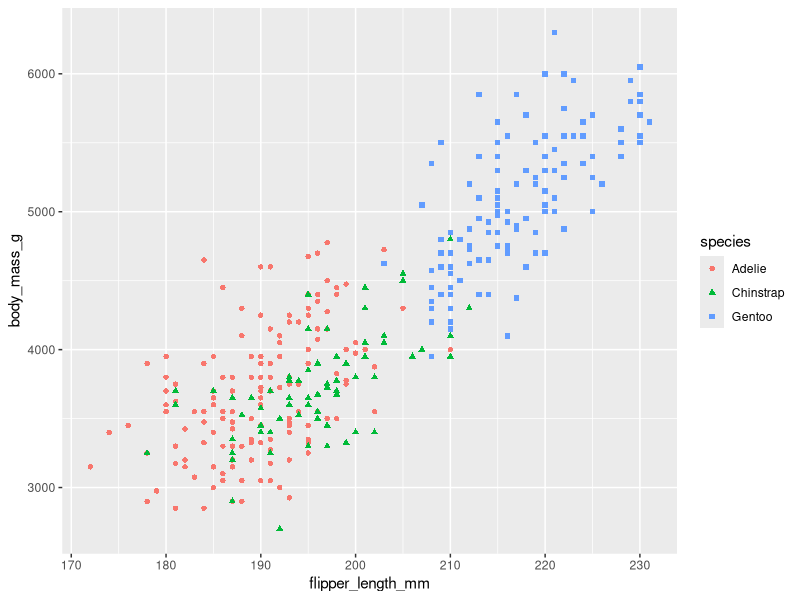
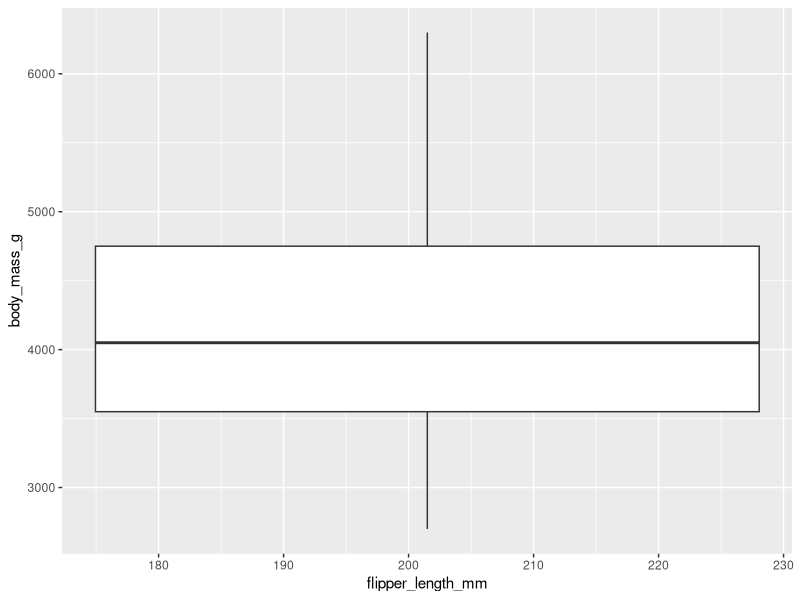
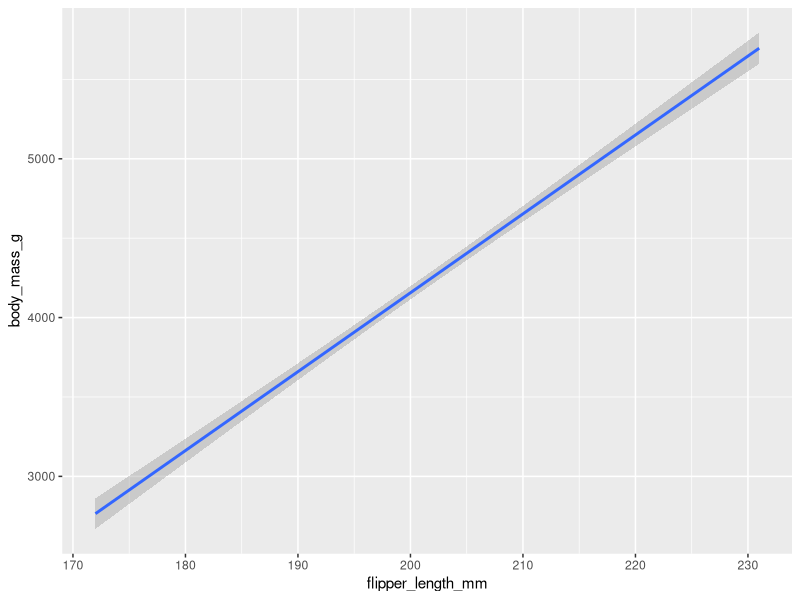
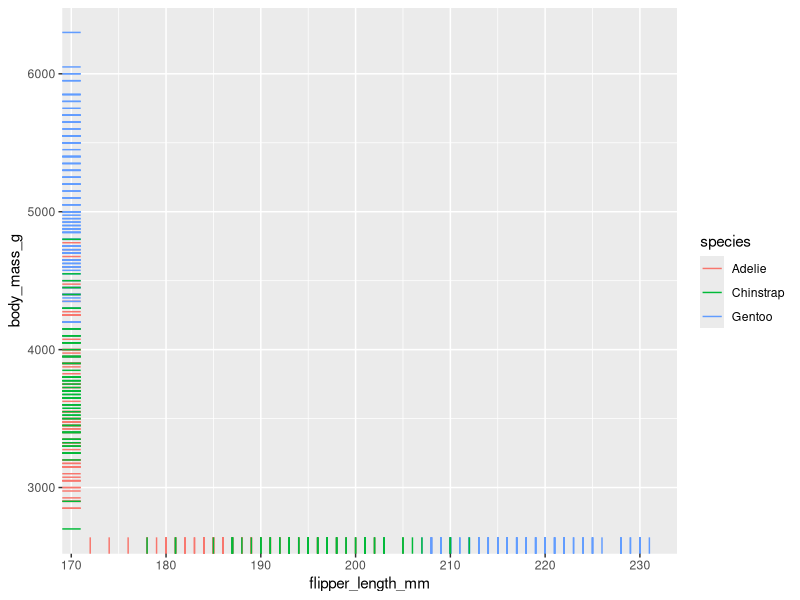
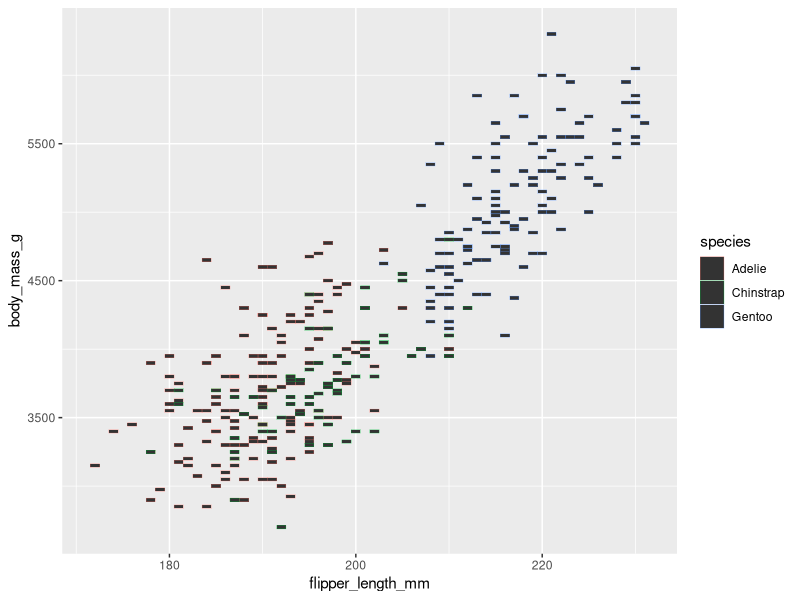
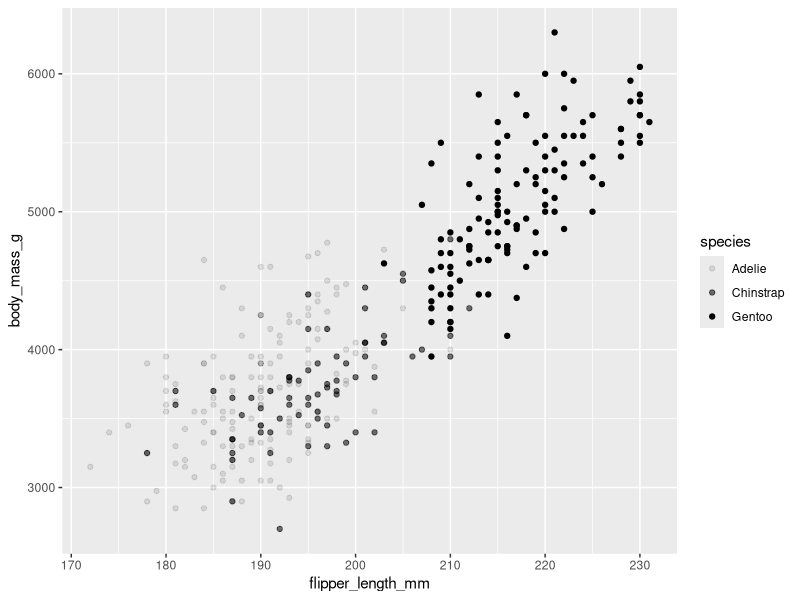
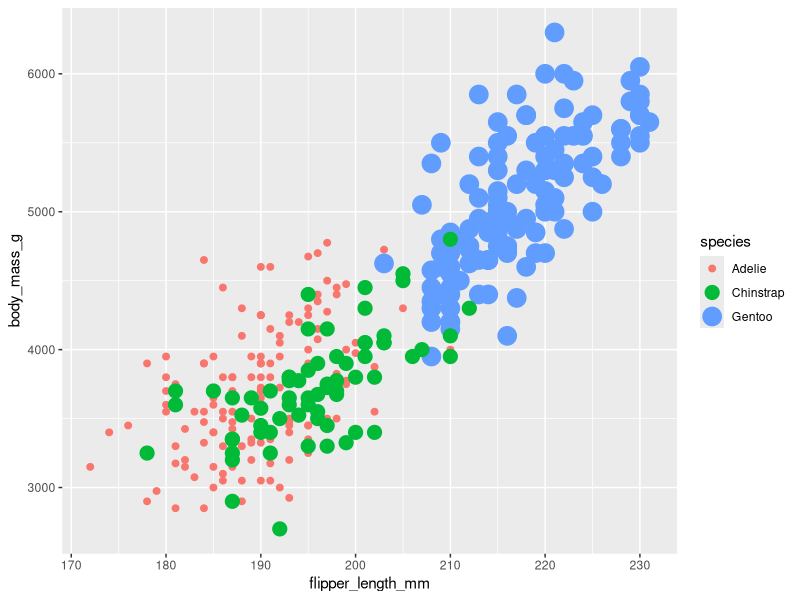
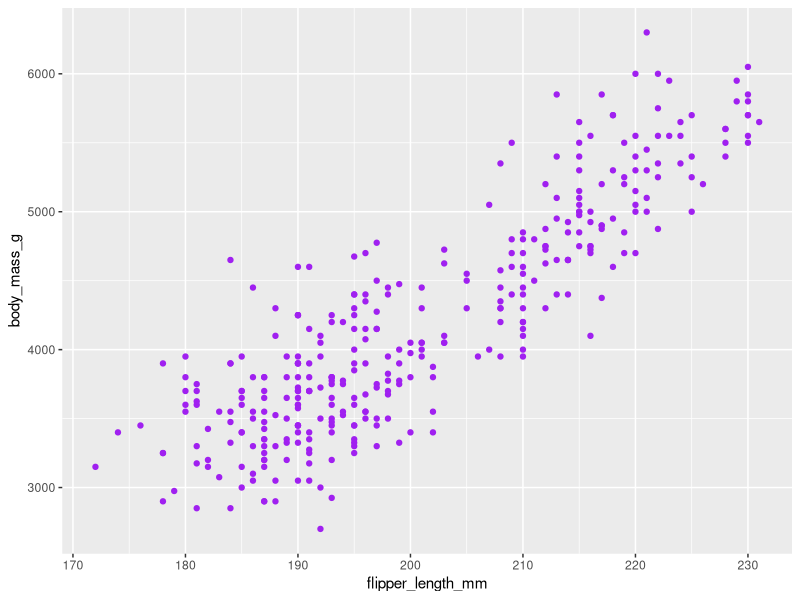

Write the R code that produced these figures, in order.
library(palmerpenguins)
data("penguins")
library(ggplot2)
View(penguins)
ggplot(data=penguins)+geom_point(mapping = aes(x=flipper_length_mm,y=body_mass_g,color=species,shape=species))
ggplot(data=penguins)+geom_boxplot(mapping = aes(x=flipper_length_mm,y=body_mass_g))
ggplot(data=penguins)+geom_smooth(mapping = aes(x=flipper_length_mm,y=body_mass_g),method = lm)
ggplot(data=penguins)+geom_rug(mapping = aes(x=flipper_length_mm,y=body_mass_g,color=species))
ggplot(data=penguins)+geom_tile(mapping = aes(x=flipper_length_mm,y=body_mass_g,color=species))
#alpha is a good option when you have a dense plot with lots of data points.
ggplot(data=penguins)+geom_point(mapping = aes(x=flipper_length_mm,y=body_mass_g,alpha=species))
ggplot(data=penguins)+geom_point(mapping = aes(x=flipper_length_mm,y=body_mass_g,size=species,color=species))
ggplot(data=penguins)+geom_point(mapping = aes(x=flipper_length_mm,y=body_mass_g),color='purple')
ggplot(data=penguins)+geom_smooth(mapping = aes(x=flipper_length_mm,y=body_mass_g))
ggplot(data=penguins)+geom_smooth(mapping = aes(x=flipper_length_mm,y=body_mass_g))+
  geom_point(mapping = aes(x=flipper_length_mm,y=body_mass_g),color='cyan')
ggplot(data=penguins)+geom_smooth(mapping = aes(x=flipper_length_mm,y=body_mass_g,linetype=species))
ggplot(data=penguins)+geom_jitter(mapping = aes(x=flipper_length_mm,y=body_mass_g,color=species))
ggplot(data=penguins)+geom_point(mapping = aes(x=flipper_length_mm,y=body_mass_g,color=species))+facet_wrap(~species)
ggplot(data=penguins)+geom_point(mapping = aes(x=flipper_length_mm,y=body_mass_g,color=species))+facet_wrap(sex~species)
#the tilde operator is used to define the relationship between dependent variable and independent variables 
#in a statistical model formula. The variable on the left-hand side of tilde operator is the dependent variable 
#and the variable(s) on the right-hand side of tilde operator is/are called the independent variable(s). 
#So, tilde operator helps to define that dependent variable depends on the independent variable(s) that are on the right-hand side of tilde operator.
#In the case of this example, the independent variable at the end of the syntax line would be species, and the dependent variable in this case is facet_wrap. 
#The facet_wrap is actually a function that is being called to separate and distribute the independent data within the plot. 
ggplot(data=penguins)+geom_point(mapping = aes(x=flipper_length_mm,y=body_mass_g,color=species))+labs(title='Palmer Penguins: Body mass vs Flipperlength')
ggplot(data=penguins)+geom_point(mapping = aes(x=flipper_length_mm,y=body_mass_g,color=species))+labs(title='Palmer Penguins: Body mass vs Flipperlength',
                                                                                                      subtitle = 'Sample of 3 penguin species',caption = "Data collected by Dr.Kristen")
ggplot(data=penguins)+geom_point(mapping = aes(x=flipper_length_mm,y=body_mass_g,color=species))+labs(title='Palmer Penguins: Body mass vs Flipperlength',
                                                                                                      subtitle = 'Sample of 3 penguin species',caption = "Data collected by Dr.Kristen")+
  annotate("text",x=215,y=3500,label="The Gentoos are the largest",color='navyblue',
           fontface="bold",size=4.5,angle=25)
p<-ggplot(data=penguins)+geom_point(mapping = aes(x=flipper_length_mm,y=body_mass_g,color=species))+labs(title='Palmer Penguins: Body mass vs Flipperlength',
                                                                                                         subtitle = 'Sample of 3 penguin species',caption = "Data collected by Dr.Kristen")
p+annotate("text",x=218,y=3500,label="The Gentoos are the largest",color='gray')

data("diamonds")
ggplot(data=diamonds)+geom_bar(mapping = aes(x=cut,fill=cut)) #fill in place of color
ggplot(data=diamonds)+geom_bar(mapping = aes(x=cut,fill=clarity))
ggplot(data = diamonds)+geom_bar(mapping = aes(x=color,fill=cut))+facet_wrap(~cut)
ggsave("Clarity in diamonds.png")
